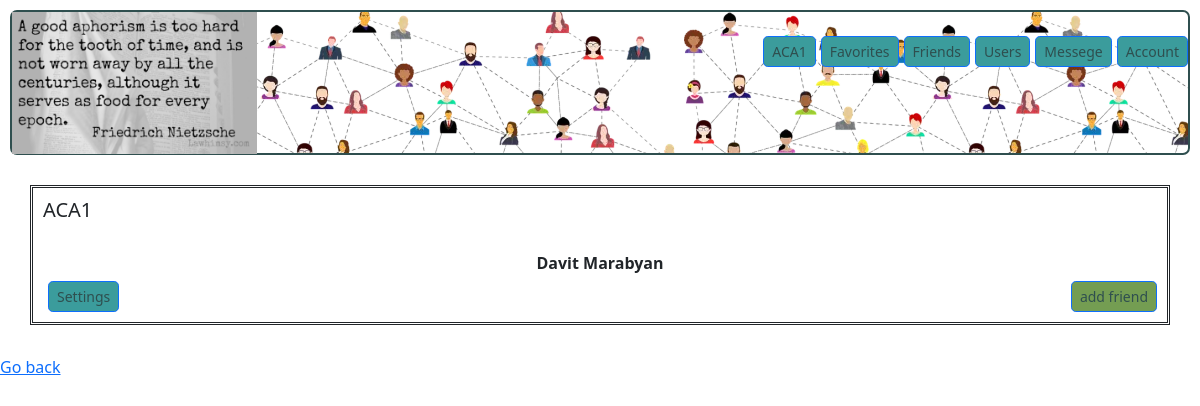
/home/users_list/1 (signed in), run on an earlier commit of the app's database.
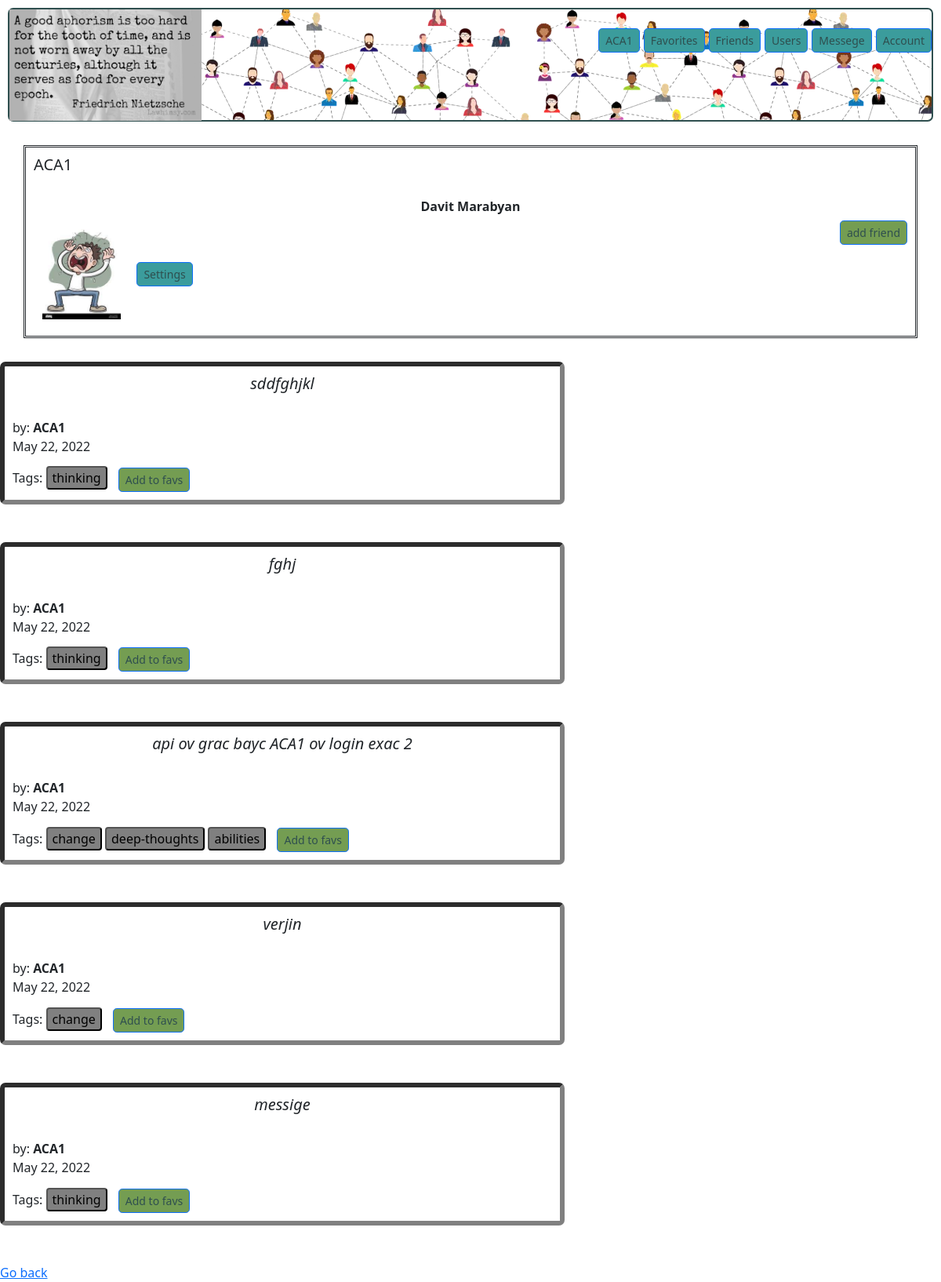
And on a later commit of the database.
### scrap/models.py (models this page shows, shortened)
class UsersPhotos(models.Model):
    comment = models.CharField(max_length=50)
    is_main = models.BooleanField(default=False)
    image = models.ImageField(upload_to='media', blank=False)
    date = models.DateTimeField(auto_now=True, blank=True)
    user_photo=models.ForeignKey(User, blank=False, on_delete=models.CASCADE)

class Quotas(models.Model):
    quota = models.TextField(null=False)
    author = models.ForeignKey(Authors, on_delete=models.SET_NULL, null=True)
    user = models.ForeignKey(User, on_delete=models.SET_NULL, null=True)
    tag = models.ManyToManyField(Tags)
    fav = models.ManyToManyField(User, related_name='favor', blank=True)
    picture = models.ImageField(upload_to='media', blank=True, null=True)
    download = models.FileField(upload_to='media', blank=True, null=True)
    date = models.DateTimeField(auto_now=True, blank=True)

class Tags(models.Model):
    tag = models.CharField(max_length=50, unique=True, null=False)
    def __str__(self):
        return f'{self.tag}'

### scrap/views.py (the view)
# urls.py: path('users_list/<pk>', login_required(UserView.as_view()), name='user_view'),
class UserView(LoginRequiredMixin, DetailView):
    model = User
    template_name = 'one_user.html'
    def get_context_data(self, **kwargs):
        context = super().get_context_data(**kwargs)
        context['one_user_photos'] = UsersPhotos.objects.filter(user_photo=self.object).all()
        context['quotas'] = Quotas.objects.filter(user=self.object).all()
        context['friend'] = Friends.objects.filter(Q(friend_reciever=self.request.user, friend_sender=self.object.id) | Q(friend_reciever=self.object.id, friend_sender=self.request.user)).first()
        return context

### scrap/templates/one_user.html (shortened to what this page needs)
{% extends 'base.html' %}
{%load static%}
{% block content %}
{%if request.user.is_authenticated%}
<div style="margin:30px;border-style: double;padding:10px">
    <h5>{{ object.username }}</h5><br>
    <h6 class="text-center"><b>{{ object.first_name }} {{ object.last_name }}</b></h6>
    {%for photo in one_user_photos%}
    <th><img src="{{ photo.image.url }}" style="width:100px;margin:1%" alt="My image"></th>
    {%endfor%}
    {%if request.user == object%}
<a   href="{%url 'accounts:settings'%}"><button style="margin-left:5px;background:#3B9C9C" class="btn btn-primary btn-sm">Settings </button></a>
{%endif%}
    {% if friend %}
    {% if friend.subscribe == True%}
<a href="{% url 'scrap:friend_reject' object.id %}">
        <button style="float:right;margin-left:3px;background:#c4341a" class="btn btn-primary btn-sm">remove friend
        </button>
    </a>
    <h5 style="margin-right:8px;color:green;float:right" class="text-center"> Friend</h5>
    {% elif friend.friend_reciever == request.user %}
    <a href="{% url 'scrap:friend_reject' object.id %}">
        <button style="float:right;margin-left:10px;background:#c4341a" class="btn btn-primary btn-sm">reject friend
        </button>
    </a>
    <a href="{% url 'scrap:friend_response' object.id %}">
        <button style="float:right;background:#749d52" class="btn btn-primary btn-sm">accept friend</button>
    </a>
  {%elif friend.friend_reciever == object %}
<a href="{% url 'scrap:friend_send' object.id %}" ><button style="float:right;margin-left:3px;background:white"
                                                               class="btn btn-primary btn-sm">cancel request </button></a>
    {%endif%}
     {%else%}
    <a href="{% url 'scrap:friend_send' object.id %}" ><button style="float:right;margin-left:3px;background:#749d52"
                                                               class="btn btn-primary btn-sm">add friend </button></a>
    {%endif%}
    <br>
</div>
{% for aph in quotas %}
<div style="width:60%;border:6px inset grey;border-radius: 7px;padding:10px">
    <h5 class="text-center"><i> {{ aph.quota }}</i></h5>
    <br>
    <td class="text-center">by: <b>{{aph.user.username}}</b></td>
    <p style="margin-bottom:-5%">{{ aph.date.date }}</p>
    <br><br>
    <td>Tags: {% for tag in aph.tag.all %}<a style="text-decoration:none;"
                                             href="{% url 'scrap:get_aphs' %}?tag={{tag.id}}">
        <button style="background:grey;border-radius:4px;">{{ tag }}</button>
    </a>{% endfor %}
    </td>
    {%if request.user in aph.fav.all %}
    <a href="{% url 'scrap:fav_add' aph.id %}">
        <button style="float:top;margin-left:3px;background:#c4341a" class="btn btn-primary btn-sm">rem from favs
        </button>
    </a>
    {%else%}
    <a href="{% url 'scrap:fav_add' aph.id %}">
        <button style="float:top;margin-left:10px;background:#749d52" class="btn btn-primary btn-sm">Add to favs
        </button>
    </a>
    {%endif%}
</div>
<br><br>
{% endfor %}
<a href="{% url 'scrap:get_aphs' %}">Go back</a>{%endif%}
{%endblock%}

What changed in the data, as far as the page shows it:
added UsersPhotos: image (picture)
added Quotas: quota "sddfghjkl", user.username "ACA1", date "May 22, 2022", shows "Add to favs"
now on this page (row unchanged): Tags: tag "thinking"
added Quotas: quota "fghj", user.username "ACA1", date "May 22, 2022", shows "Add to favs"
added Quotas: quota "api ov grac bayc ACA1 ov login exac 2", user.username "ACA1", date "May 22, 2022", shows "Add to favs"
now on this page (row unchanged): Tags: tag "change"
now on this page (row unchanged): Tags: tag "deep-thoughts", shown under "api ov grac bayc ACA1 ov login exac 2"
now on this page (row unchanged): Tags: tag "abilities", shown under "api ov grac bayc ACA1 ov login exac 2"
added Quotas: quota "verjin", user.username "ACA1", date "May 22, 2022", shows "Add to favs"
added Quotas: quota "messige", user.username "ACA1", date "May 22, 2022", shows "Add to favs"
